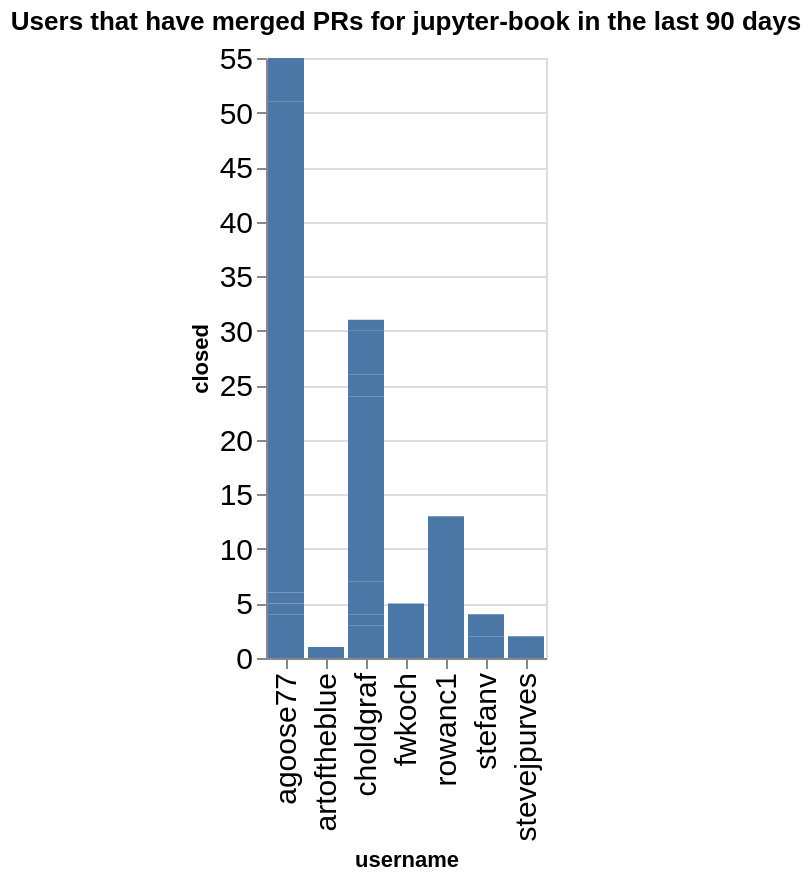

This figure's notebook cell:
### Code cell
charts = []
title = f"Users that have merged PRs for {github_org} in the last {n_days} days"
ch = alt.Chart(data=closed_by_repo.replace(np.nan, 0), title=title).mark_bar().encode(
    x='username',
    y='closed',
)
ch

### Figure 1 — Vega-Lite specification as saved in the notebook (floating-point values rounded to 4 significant figures)
{"config": {"axisLeft": {"labelFontSize": 15}, "axisBottom": {"labelFontSize": 15}}, "data": {"name": "data-ca9cd5f24a85997a8735d1a53bad605b"}, "mark": {"type": "bar"}, "encoding": {"x": {"field": "username", "type": "nominal"}, "y": {"field": "closed", "type": "quantitative"}}, "title": "Users that have merged PRs for jupyter-book in the last 90 days", "$schema": "https://vega.github.io/schema/vega-lite/v5.20.1.json", "datasets": {"data-ca9cd5f24a85997a8735d1a53bad605b": [{"name": "blog", "username": "agoose77", "closed": 4}, {"name": "example-landing-pages", "username": "agoose77", "closed": 1}, {"name": "example-landing-pages", "username": "choldgraf", "closed": 1}, {"name": "jupyter-book", "username": "agoose77", "closed": 1}, {"name": "jupyter-book", "username": "choldgraf", "closed": 2}, {"name": "myst-spec", "username": "choldgraf", "closed": 1}, {"name": "myst-theme", "username": "agoose77", "closed": 16}, {"name": "myst-theme", "username": "choldgraf", "closed": 3}, {"name": "myst-theme", "username": "rowanc1", "closed": 1}, {"name": "myst-theme", "username": "stefanv", "closed": 2}, {"name": "myst-theme", "username": "stevejpurves", "closed": 1}, {"name": "mystmd", "username": "agoose77", "closed": 29}, {"name": "mystmd", "username": "artoftheblue", "closed": 1}, {"name": "mystmd", "username": "choldgraf", "closed": 17}, {"name": "mystmd", "username": "fwkoch", "closed": 5}, {"name": "mystmd", "username": "rowanc1", "closed": 11}, {"name": "mystmd", "username": "stefanv", "closed": 2}, {"name": "mystmd", "username": "stevejpurves", "closed": 1}, {"name": "mystmd.org", "username": "agoose77", "closed": 3}, {"name": "mystmd.org", "username": "choldgraf", "closed": 2}, {"name": "mystmd.org", "username": "rowanc1", "closed": 1}, {"name": "team-compass", "username": "agoose77", "closed": 1}, {"name": "team-compass", "username": "choldgraf", "closed": 4}, {"name": "thebe", "username": "choldgraf", "closed": 1}]}}
